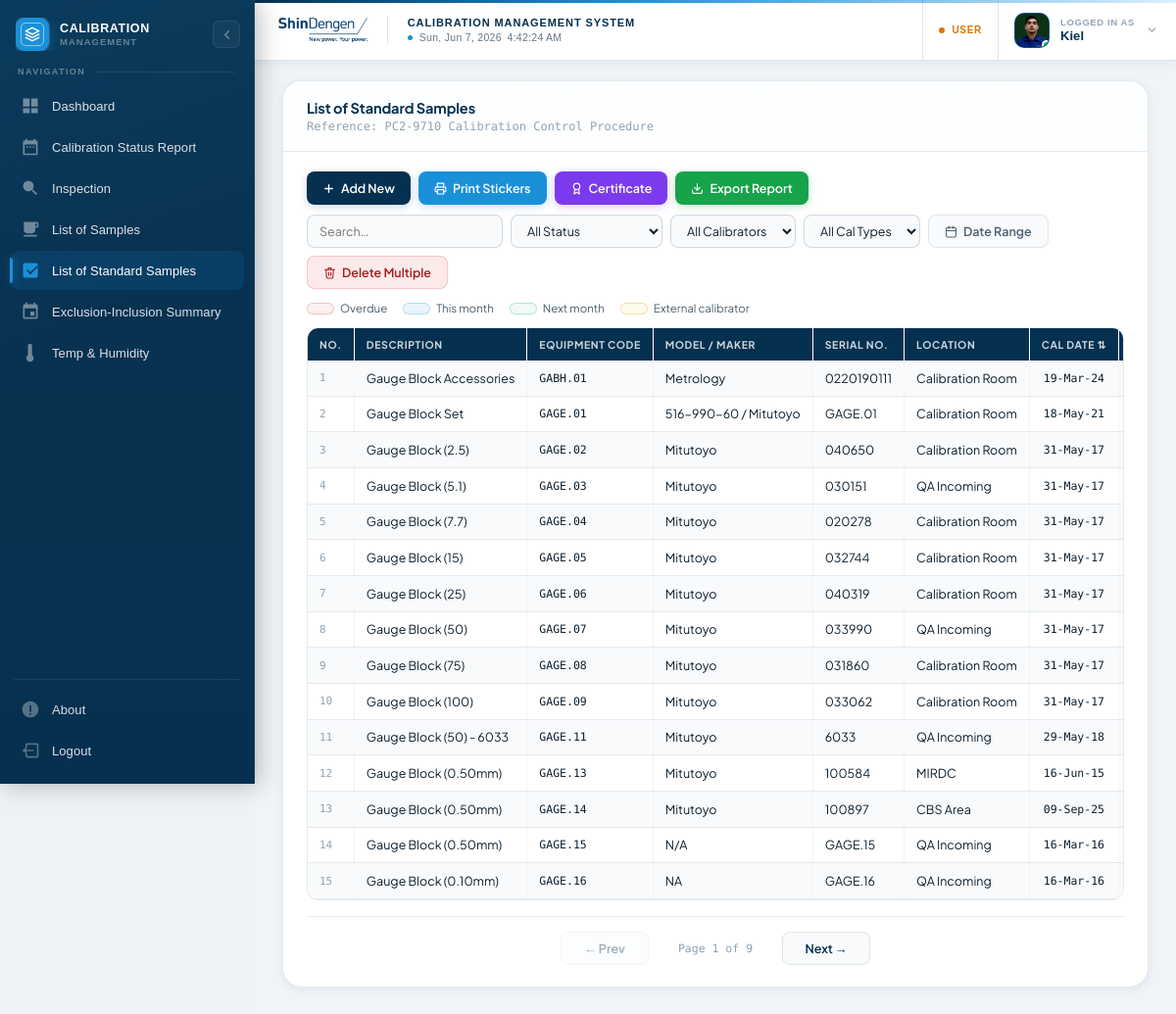
The page /standard_samples.php (signed in) on the database its author committed.
### tables this page shows
CREATE TABLE users (
  id INTEGER PRIMARY KEY AUTOINCREMENT,
  username TEXT NOT NULL UNIQUE,
  password TEXT NOT NULL,
  role TEXT NOT NULL DEFAULT 'user'
, created_at DATETIME DEFAULT NULL, display_name TEXT DEFAULT NULL, avatar TEXT DEFAULT NULL, last_seen DATETIME DEFAULT NULL, session_token TEXT DEFAULT NULL);

CREATE TABLE "standard_samples" (
        id                    INTEGER PRIMARY KEY AUTOINCREMENT,
        description           TEXT NOT NULL,
        equipment_code        TEXT,
        model_maker           TEXT,
        serial_no             TEXT,
        location              TEXT,
        calibration_date      DATE NOT NULL,
        next_calibration_date DATE NOT NULL,
        calibration_frequency INTEGER NOT NULL,
        calibrator            TEXT,
        present_status        TEXT NOT NULL CHECK(present_status IN (
                                  'Good','Not Good','For Disposal','Not In Use','Not Yet Calibrated'
                              )),
        created_at            DATETIME NOT NULL DEFAULT CURRENT_TIMESTAMP,
        updated_at            DATETIME NOT NULL DEFAULT CURRENT_TIMESTAMP
    , cal_type    TEXT NOT NULL DEFAULT '', item_no     TEXT NOT NULL DEFAULT '', model       TEXT NOT NULL DEFAULT '', maker       TEXT NOT NULL DEFAULT '', section     TEXT NOT NULL DEFAULT '', manager     TEXT NOT NULL DEFAULT '', reference   TEXT NOT NULL DEFAULT '', env_type    TEXT NOT NULL DEFAULT '', remarks     TEXT);

### standard_samples.php (the view, shortened to what this page needs)
<?php
include 'db.php';
foreach ([
    "ALTER TABLE standard_samples ADD COLUMN cal_type    TEXT NOT NULL DEFAULT ''",
    "ALTER TABLE standard_samples ADD COLUMN item_no     TEXT NOT NULL DEFAULT ''",
    "ALTER TABLE standard_samples ADD COLUMN model       TEXT NOT NULL DEFAULT ''",
    "ALTER TABLE standard_samples ADD COLUMN maker       TEXT NOT NULL DEFAULT ''",
    "ALTER TABLE standard_samples ADD COLUMN section     TEXT NOT NULL DEFAULT ''",
    "ALTER TABLE standard_samples ADD COLUMN manager     TEXT NOT NULL DEFAULT ''",
    "ALTER TABLE standard_samples ADD COLUMN reference   TEXT NOT NULL DEFAULT ''",
    "ALTER TABLE standard_samples ADD COLUMN env_type    TEXT NOT NULL DEFAULT ''",
    "ALTER TABLE standard_samples ADD COLUMN remarks     TEXT",
] as $sql) {
    try { $pdo->exec($sql); } catch (Exception $e) {  }
}
function formatFrequency($freq) {
    switch($freq) {
        case '12': return '1 year';
        case '60': return '5 years';
    }
}
function formatDateExcel($date) {
    return date('d-M-y', strtotime($date));
}
$currentPageFromQuery = isset($_GET['page']) ? intval($_GET['page']) : 1;
$isGuest = isset($_SESSION['role']) && $_SESSION['role'] === 'guest';
?>
<!DOCTYPE html>
<html lang="en">
<head>
<link rel="stylesheet" href="assets/css/sidebar.css">
<link rel="stylesheet" href="assets/css/header.css">
<link rel="stylesheet" href="assets/css/main.css">
</head>
<body>
<?php include 'includes/sidebar.php'; ?>
<div class="main-content">
    <?php include 'includes/header.php'; ?>
    <div class="card">
        <div class="card-header">
            <h2>List of Standard Samples</h2>
            <p>Reference: PC2-9710 Calibration Control Procedure</p>
        </div>
        <div class="card-body">
            <div class="top-controls">
                <div class="controls-left">
                    <?php if (!$isGuest): ?>
                    <button class="btn btn-primary" onclick="window.location.href='add_standard_sample.php?page=<?= $currentPageFromQuery ?>'">
                        <svg width="13" height="13" viewBox="0 0 24 24" fill="none" stroke="currentColor" stroke-width="2.5" stroke-linecap="round" stroke-linejoin="round"><line x1="12" y1="5" x2="12" y2="19"/><line x1="5" y1="12" x2="19" y2="12"/></svg>
                        Add New
                    </button>
                    <button class="btn btn-accent" id="togglePrintBtn">
                        <svg width="13" height="13" viewBox="0 0 24 24" fill="none" stroke="currentColor" stroke-width="2" stroke-linecap="round" stroke-linejoin="round"><polyline points="6 9 6 2 18 2 18 9"/><path d="M6 18H4a2 2 0 01-2-2v-5a2 2 0 012-2h16a2 2 0 012 2v5a2 2 0 01-2 2h-2"/><rect x="6" y="14" width="12" height="8"/></svg>
                        Print Stickers
                    </button>
                    <button class="btn btn-cert" id="certBtn">
                        <svg width="13" height="13" viewBox="0 0 24 24" fill="none" stroke="currentColor" stroke-width="2" stroke-linecap="round" stroke-linejoin="round"><circle cx="12" cy="8" r="6"/><path d="M15.477 12.89L17 22l-5-3-5 3 1.523-9.11"/></svg>
                        Certificate
                    </button>
                    <?php endif; ?>
                    <button class="btn btn-success" id="exportReportBtn">
                        <svg width="13" height="13" viewBox="0 0 24 24" fill="none" stroke="currentColor" stroke-width="2" stroke-linecap="round" stroke-linejoin="round"><path d="M21 15v4a2 2 0 01-2 2H5a2 2 0 01-2-2v-4"/><polyline points="7 10 12 15 17 10"/><line x1="12" y1="15" x2="12" y2="3"/></svg>
                        Export Report
                    </button>
                </div>
                <div class="controls-right">
                    <input type="text" class="filter-input" id="searchInput" placeholder="Search…">
                    <select class="filter-select" id="statusFilter">
                        <option value="">All Status</option>
                    </select>
                    <select class="filter-select" id="calibratorFilter">
                        <option value="">All Calibrators</option>
                    </select>
                    <select class="filter-select" id="calTypeFilter">
                        <option value="">All Cal Types</option>
                    </select>
                    <button class="btn btn-muted" id="toggleDateRangeBtn" title="Filter by Next Calibration date range">
                        <svg width="13" height="13" viewBox="0 0 24 24" fill="none" stroke="currentColor" stroke-width="2" stroke-linecap="round" stroke-linejoin="round"><rect x="3" y="4" width="18" height="18" rx="2"/><line x1="16" y1="2" x2="16" y2="6"/><line x1="8" y1="2" x2="8" y2="6"/><line x1="3" y1="10" x2="21" y2="10"/></svg>
                        Date Range
                    </button>
                    <?php if (!$isGuest): ?>
                    <button class="btn btn-danger" id="toggleDeleteBtn">
                        Delete Multiple
                    </button>
                    <?php endif; ?>
                </div>
            </div>
            <div class="table-legend">
                <div class="legend-item"><span class="legend-chip lc-overdue"></span> Overdue</div>
                <div class="legend-item"><span class="legend-chip lc-thismonth"></span> This month</div>
                <div class="legend-item"><span class="legend-chip lc-nextmonth"></span> Next month</div>
                <div class="legend-item"><span class="legend-chip lc-external"></span> External calibrator</div>
            </div>
            <form method="POST" action="delete_multiple_standard_samples.php" id="samplesForm">
                <div class="table-container">
                    <table class="calibration-table" id="samplesTable" data-mode="<?= $isGuest ? 'guest' : 'full' ?>">
                        <thead>
                            <tr>
                                <?php if (!$isGuest): ?>
                                <th>No.</th>
                                <?php endif; ?>
                                <th>Description</th>
                                <th>Equipment Code</th>
                                <th>Model / Maker</th>
                                <th>Serial No.</th>
                                <th>Location</th>
                                <th>Cal Date</th>
                                <th>Next Cal</th>
                            </tr>
                        </thead>
                        <tbody>
                        <?php
                        $count = 1;
                        $stmt = $pdo->query("SELECT * FROM standard_samples ORDER BY equipment_code ASC");
                        while ($r = $stmt->fetch(PDO::FETCH_ASSOC)):
                            $statusClass = 'status-good';
                            switch($r['present_status']) {
                                case 'For Disposal':       $statusClass = 'status-for-disposal';       break;
                                case 'Not In Use':         $statusClass = 'status-not-in-use';         break;
                            }
                            $e = fn($v) => htmlspecialchars((string)($v ?? ''), ENT_QUOTES|ENT_SUBSTITUTE, 'UTF-8');
                            $ctRaw = $r['cal_type'] ?? '';
                            $da  = ' data-id="'        .$r['id'].'"';
                            $da .= ' data-description="'    .$e($r['description']).'"';
                            $da .= ' data-equipment-code="' .$e($r['equipment_code']).'"';
                            $da .= ' data-model-maker="'    .$e($r['model_maker']).'"';
                            $da .= ' data-model="'          .$e($r['model'] ?? '').'"';
                            $da .= ' data-maker="'          .$e($r['maker'] ?? '').'"';
                            $da .= ' data-serial-no="'      .$e($r['serial_no']).'"';
                            $da .= ' data-location="'       .$e($r['location']).'"';
                            $da .= ' data-section="'        .$e($r['section'] ?? '').'"';
                            $da .= ' data-manager="'        .$e($r['manager'] ?? '').'"';
                            $da .= ' data-reference="'      .$e($r['reference'] ?? '').'"';
                            $da .= ' data-cal-date="'       .formatDateExcel($r['calibration_date']).'"';
                            $da .= ' data-cal-date-raw="'   .$e($r['calibration_date'] ?? '').'"';
                            $da .= ' data-next-cal="'       .formatDateExcel($r['next_calibration_date']).'"';
                            $da .= ' data-next-cal-raw="'   .$e($r['next_calibration_date'] ?? '').'"';
                            $da .= ' data-frequency="'      .formatFrequency($r['calibration_frequency']).'"';
                            $da .= ' data-calibrator="'     .$e($r['calibrator']).'"';
                            $da .= ' data-cal-type="'       .$e($ctRaw).'"';
                            $da .= ' data-env-type="'       .$e($r['env_type'] ?? '').'"';
                            $da .= ' data-remarks="'        .$e($r['remarks'] ?? '').'"';
                            $da .= ' data-status="'         .$e($r['present_status']).'"';
                            $da .= ' data-status-class="'   .$statusClass.'"';
                        ?>
                        <tr class="data-row" <?= $da ?>>
                            <?php if (!$isGuest): ?>
                            <td style="font-family:'DM Mono',monospace;font-size:11px;color:var(--text-3);"><?= $count ?></td>
                            <?php endif; ?>
                            <td title="<?= htmlspecialchars($r['description']) ?>"><?= htmlspecialchars($r['description']) ?></td>
                            <td style="font-family:'DM Mono',monospace;font-size:11.5px;"><?= htmlspecialchars($r['equipment_code']) ?></td>
                            <td><?= htmlspecialchars($r['model_maker']) ?></td>
                            <td class="serial-no-cell" title="<?= htmlspecialchars($r['serial_no']) ?>"><?= htmlspecialchars($r['serial_no']) ?></td>
                            <td><?= htmlspecialchars($r['location']) ?></td>
                            <td class="date-cell"><?= formatDateExcel($r['calibration_date']) ?></td>
                            <td class="date-cell next-cal-cell" data-raw="<?= htmlspecialchars($r['next_calibration_date'] ?? '', ENT_QUOTES) ?>"><?= formatDateExcel($r['next_calibration_date']) ?></td>
                        </tr>
                        <?php $count++; endwhile; ?>
                        </tbody>
                    </table>
                </div>
                <div class="pagination" id="pagination"></div>
            </form>
        </div>
    </div>
</div>
</body>
</html>

### includes/header.php (shortened to what this page needs)
<?php
$_hUser = null;
if (isset($_SESSION['user_id'])) {
    try {
        $hStmt = $pdo->prepare("SELECT username, display_name, avatar FROM users WHERE id = ?");
        $hStmt->execute([$_SESSION['user_id']]);
        $_hUser = $hStmt->fetch(PDO::FETCH_ASSOC);
    } catch (Exception $e) {  }
}
$_hUsername    = $_hUser['username']     ?? ($_SESSION['username'] ?? 'User');
$_hDisplayName = !empty($_hUser['display_name']) ? $_hUser['display_name'] : $_hUsername;
$_hAvatar      = $_hUser['avatar']       ?? null;
$_hInitial     = strtoupper(substr($_hDisplayName, 0, 1));
$_hHasPhoto    = $_hAvatar && file_exists($_hAvatar);
$_hRole        = $_SESSION['role'] ?? 'user';
$_hRoleLabel   = ucwords(str_replace('_', ' ', $_hRole));
?>
<div class="header" id="header">
    <div class="header-left">
        <img src="images/shindengen-logo.png" alt="Shindengen logo" class="header-logo">
        <div class="header-identity">
            <span class="header-sys-title">Calibration Management System</span>
            <div class="header-clock-wrap" aria-label="Current date and time">
                <span class="header-clock-dot" aria-hidden="true"></span>
                <time id="headerClock" class="header-clock" aria-live="off"></time>
            </div>
        </div>
    </div>
    <div class="header-right">
        <div class="header-role-tag" data-role="<?= htmlspecialchars($_hRole) ?>" aria-label="Current role: <?= htmlspecialchars($_hRoleLabel) ?>">
            <span class="header-role-dot" aria-hidden="true"></span>
            <span class="header-role-label"><?= htmlspecialchars($_hRoleLabel) ?></span>
        </div>
        <div class="header-user"
             id="headerUserBtn"
             role="button"
             tabindex="0"
             aria-expanded="false"
             aria-haspopup="menu"
             aria-controls="headerDropdown">
            <div class="header-user-avatar" id="headerAvatar">
                <?php if ($_hHasPhoto): ?>
                    <img src="<?= htmlspecialchars($_hAvatar) ?>" alt="<?= htmlspecialchars($_hDisplayName) ?>'s avatar">
                <?php else: ?>
                    <?= htmlspecialchars($_hInitial) ?>
                <?php endif; ?>
                <span class="header-avatar-ring" aria-label="Online" title="Online"></span>
            </div>
            <div class="header-user-meta">
                <span class="header-user-label">Logged in as</span>
                <span class="header-user-name"><?= htmlspecialchars($_hDisplayName) ?></span>
            </div>
            <svg class="header-chevron" id="headerChevron" viewBox="0 0 24 24" fill="none"
                 stroke="currentColor" stroke-width="2.5" stroke-linecap="round" stroke-linejoin="round"
                 aria-hidden="true">
                <polyline points="6 9 12 15 18 9"/>
            </svg>
        </div>
    </div>
</div>

### rows shown on the page
users: avatar (picture), display_name "Kiel"
standard_samples: description "Gauge Block Accessories", equipment_code "GABH.01", model_maker "Metrology", serial_no "0220190111", location "Calibration Room", calibration_date "19-Mar-24"
standard_samples: description "Gauge Block Set", equipment_code "GAGE.01", model_maker "516-990-60 / Mitutoyo", serial_no "GAGE.01", location "Calibration Room", calibration_date "18-May-21"
standard_samples: description "Gauge Block (2.5)", equipment_code "GAGE.02", model_maker "Mitutoyo", serial_no "040650", location "Calibration Room", calibration_date "31-May-17"
standard_samples: description "Gauge Block (5.1)", equipment_code "GAGE.03", model_maker "Mitutoyo", serial_no "030151", location "QA Incoming", calibration_date "31-May-17"
standard_samples: description "Gauge Block (7.7)", equipment_code "GAGE.04", model_maker "Mitutoyo", serial_no "020278", location "Calibration Room", calibration_date "31-May-17"
standard_samples: description "Gauge Block (15)", equipment_code "GAGE.05", model_maker "Mitutoyo", serial_no "032744", location "Calibration Room", calibration_date "31-May-17"
standard_samples: description "Gauge Block (25)", equipment_code "GAGE.06", model_maker "Mitutoyo", serial_no "040319", location "Calibration Room", calibration_date "31-May-17"
standard_samples: description "Gauge Block (50)", equipment_code "GAGE.07", model_maker "Mitutoyo", serial_no "033990", location "QA Incoming", calibration_date "31-May-17"
standard_samples: description "Gauge Block (75)", equipment_code "GAGE.08", model_maker "Mitutoyo", serial_no "031860", location "Calibration Room", calibration_date "31-May-17"
standard_samples: description "Gauge Block (100)", equipment_code "GAGE.09", model_maker "Mitutoyo", serial_no "033062", location "Calibration Room", calibration_date "31-May-17"
standard_samples: description "Gauge Block (50) - 6033", equipment_code "GAGE.11", model_maker "Mitutoyo", serial_no "6033", location "QA Incoming", calibration_date "29-May-18"
standard_samples: description "Gauge Block (0.50mm)", equipment_code "GAGE.13", model_maker "Mitutoyo", serial_no "100584", location "MIRDC", calibration_date "16-Jun-15"
standard_samples: description "Gauge Block (0.50mm)", equipment_code "GAGE.14", model_maker "Mitutoyo", serial_no "100897", location "CBS Area", calibration_date "09-Sep-25"
standard_samples: description "Gauge Block (0.50mm)", equipment_code "GAGE.15", model_maker "N/A", serial_no "GAGE.15", location "QA Incoming", calibration_date "16-Mar-16"
standard_samples: description "Gauge Block (0.10mm)", equipment_code "GAGE.16", model_maker "NA", serial_no "GAGE.16", location "QA Incoming", calibration_date "16-Mar-16"

### other values the page prints
$_hRoleLabel "USER"
